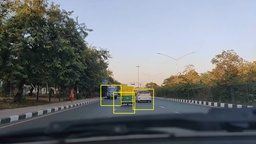
#> input picture test.jpg, 256 x 144 px, shrunk from 2560 x 1440 before the run
$ python houghtransform.py
#> lines starting #> are read from the running program, lines starting #| are printed output that depends on the picture
import numpy as np
import cv2
import math

def hough_line_transform(edges):
    # 获取图像的宽度和高度
    height, width = edges.shape

    # 计算ρ的最大值 (最大距离)
    diag = int(np.sqrt(height**2 + width**2))
    max_rho = diag

    # 计算θ的范围 (从 0 到 180)
    max_theta = 180

    # 初始化累加器 (ρ, θ)
    accumulator = np.zeros((max_rho * 2, max_theta), dtype=int)

    # 角度步长 (θ) 的增量
    theta_step = np.pi / 180

    # 对每个边缘点 (x, y) 进行霍夫变换
    for y in range(height):
        for x in range(width):
            if edges[y, x] == 255:  # 只处理边缘点
                # 对每个θ值进行ρ计算
                for theta_index in range(max_theta):
                    theta = theta_index * theta_step
                    rho = int(x * np.cos(theta) + y * np.sin(theta)) + max_rho
                    accumulator[rho, theta_index] += 1

    return accumulator

def draw_lines(image, accumulator, threshold):
    # 从累加器中提取出最大的ρ和θ值，识别出直线
    height, width = image.shape
    lines = []
    for rho in range(accumulator.shape[0]):
        for theta in range(accumulator.shape[1]):
            if accumulator[rho, theta] > threshold:
                rho_value = rho - accumulator.shape[0] // 2
                theta_value = theta * np.pi / 180

                # 将ρ和θ转回笛卡尔坐标
                a = np.cos(theta_value)
                b = np.sin(theta_value)
                x0 = a * rho_value
                y0 = b * rho_value

                x1 = int(x0 + 1000 * (-b))
                y1 = int(y0 + 1000 * (a))
                x2 = int(x0 - 1000 * (-b))
                y2 = int(y0 - 1000 * (a))

                lines.append(((x1, y1), (x2, y2)))

                # 画出这些线
                cv2.line(image, (x1, y1), (x2, y2), (0, 0, 255), 2)

    return image, lines

# 读取图像
image = cv2.imread('test.jpg', cv2.IMREAD_GRAYSCALE)
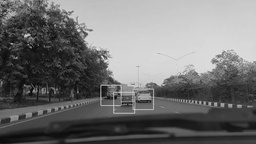
#> image: shape (144, 256); min 4, max 236, mean 113.1

# 使用 Canny 算法进行边缘检测
edges = cv2.Canny(image, 50, 150)
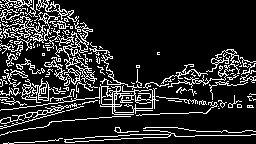
#> edges: shape (144, 256); 15.9% white in thin lines or dots

# 进行霍夫变换
accumulator = hough_line_transform(edges)
#> after the loop in hough_line_transform, `for y in range(height):`:
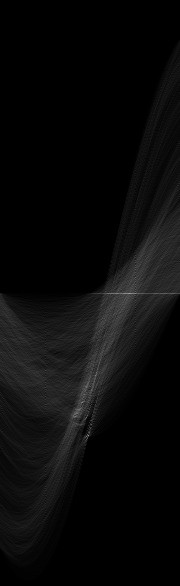
#> accumulator: shape (586, 180) int64; min 0, max 155, mean 10

# 可视化和提取直线
threshold = 150  # 设定阈值
result_image, detected_lines = draw_lines(image.copy(), accumulator, threshold)
#> after the loop in draw_lines, `for rho in range(accumulator.shape[0]):`: lines = [((-777, -629), (777, 629))]
#> detected_lines = [((-777, -629), (777, 629))]

# 显示结果
cv2.imshow("Detected Lines", result_image)
cv2.waitKey(0)
cv2.destroyAllWindows()
